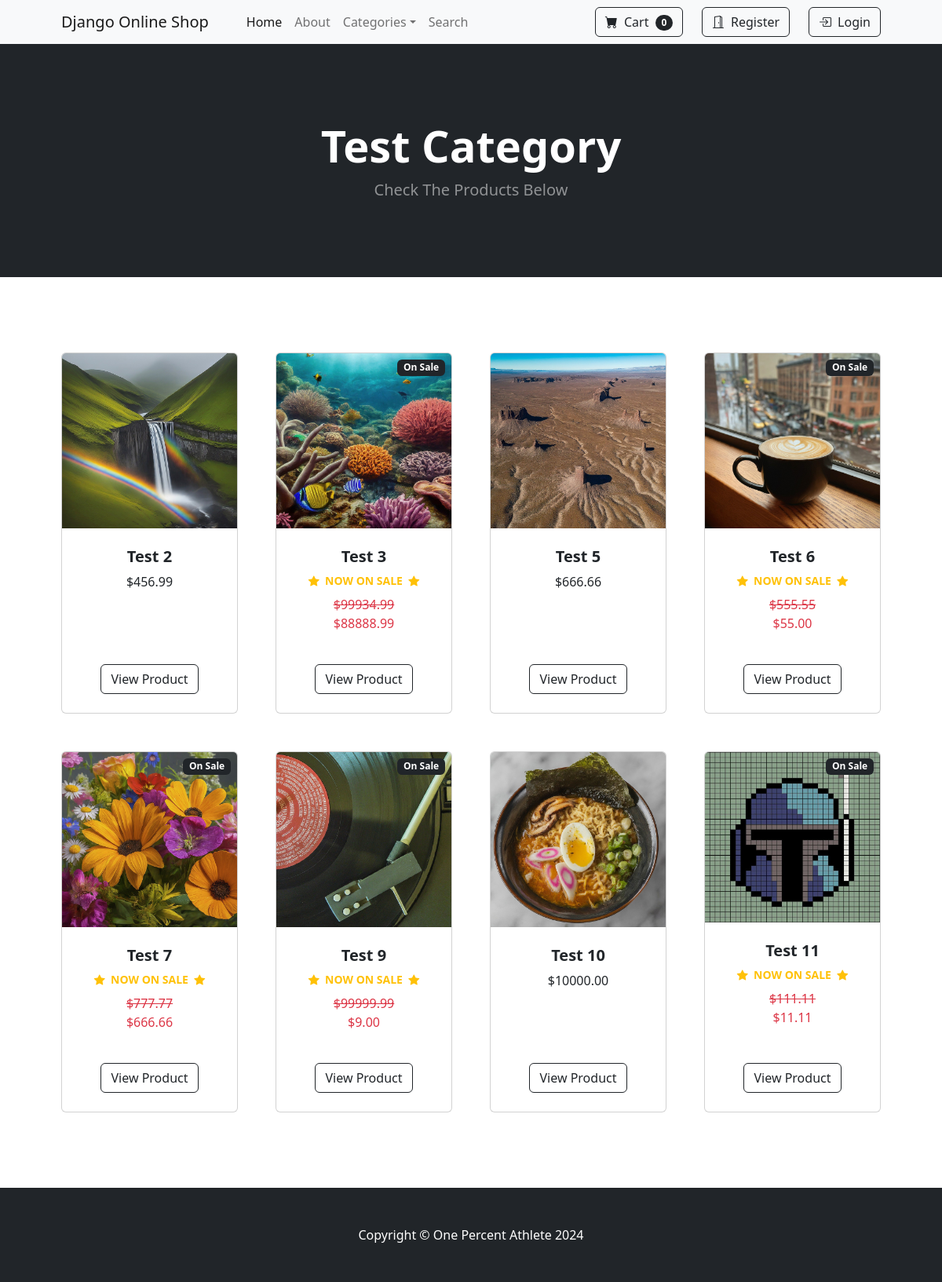
Page /category/Test Category on the committed database.
### store/models.py (models this page shows, shortened)
class Category(models.Model):
    name = models.CharField(max_length=50)
    def __str__(self):
        return self.name
    class Meta:
        verbose_name_plural = 'categories'

class Product(models.Model):
    name = models.CharField(max_length=100)
    price = models.DecimalField(default=0, decimal_places=2, max_digits=7)
    category = models.ForeignKey(Category, on_delete=models.CASCADE, default=1)
    description = models.CharField(max_length=300, default='', blank=True, null=True)
    image = models.ImageField(upload_to='uploads/product/')
    is_sale = models.BooleanField(default=False)
    sale_price = models.DecimalField(default=0, decimal_places=2, max_digits=7)

### store/views.py (the view)
# urls.py: path('category/<str:foo>', views.category, name="category"),
def category(request, foo):
    foo = foo.replace("-", " ")
    try:
        category = Category.objects.get(name=foo)
        products = Product.objects.filter(category=category)
        return render(request, "category.html", {
            "category": category,
            "products": products
        })
    except:
        messages.success(request, ("Nothing Matches The Keyword.."))
        return redirect("home")

### cart/cart.py (called while the page is built)
    def __len__(self):
        return len(self.cart)

### cart/context_processors.py (called while the page is built)
def cart(request):
    return {"cart": Cart(request)}

### store/templates/category.html
{% extends 'base.html' %}
{% block content %}
<header class="bg-dark py-5">
    <div class="container px-4 px-lg-5 my-5">
        <div class="text-center text-white">
            <h1 class="display-4 fw-bolder">{{ category }}</h1>
            <p class="lead fw-normal text-white-50 mb-0">Check The Products Below</p>
        </div>
    </div>
</header>
<section class="py-5">
    <div class="container px-4 px-lg-5 mt-5">
        <div class="row gx-4 gx-lg-5 row-cols-2 row-cols-md-3 row-cols-xl-4 justify-content-center">
            {% for product in products %}
            <div class="col mb-5">
                <div class="card h-100">
                    {% if product.is_sale %}
                        <div class="badge bg-dark text-white position-absolute" style="top: 0.5rem; right: 0.5rem">On Sale</div>
                    {% endif %}
                    <img class="card-img-top" src="{{ product.image.url }}" alt="..." />
                    <div class="card-body p-4">
                        <div class="text-center">
                            <h5 class="fw-bolder">{{ product.name }}</h5>
                            {% if product.is_sale %}
                                <div class="d-flex justify-content-center small text-warning mb-2 fw-bolder">
                                <div class="bi-star-fill"></div>&nbsp;
                               NOW ON SALE&nbsp;&nbsp;
                                <div class="bi-star-fill"></div>
                                </div>
                                <p class="text-danger"><strike>${{ product.price }}</strike><br>
                                ${{ product.sale_price }}</p>
                                {% else %}
                                <p>${{ product.price }}</p>
                            {% endif %}
                        </div>
                    </div>
                    <div class="card-footer p-4 pt-0 border-top-0 bg-transparent">
                        <div class="text-center"><a class="btn btn-outline-dark mt-auto" href="{% url 'product' product.id %}">View Product</a></div>
                    </div>
                </div>
            </div>
            {% endfor %}
        </div>
    </div>
</section>
{% endblock %}

### rows in the picture
Category: name "Test Category"
Product: image (picture), name "Test 2", price "456.99"
Product: is_sale "On Sale", image (picture), name "Test 3", price "99934.99", sale_price "88888.99"
Product: image (picture), name "Test 5", price "666.66"
Product: is_sale "On Sale", image (picture), name "Test 6", price "555.55", sale_price "55.00"
Product: is_sale "On Sale", image (picture), name "Test 7", price "777.77", sale_price "666.66"
Product: is_sale "On Sale", image (picture), name "Test 9", price "99999.99", sale_price "9.00"
Product: image (picture), name "Test 10", price "10000.00"
Product: is_sale "On Sale", image (picture), name "Test 11", price "111.11", sale_price "11.11"

### other values in the picture
{{ cart|length }} "0"
